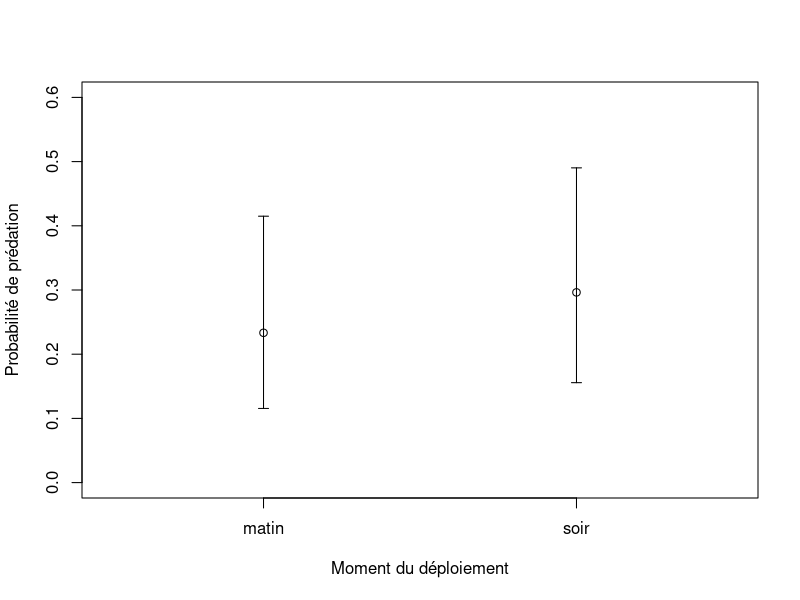
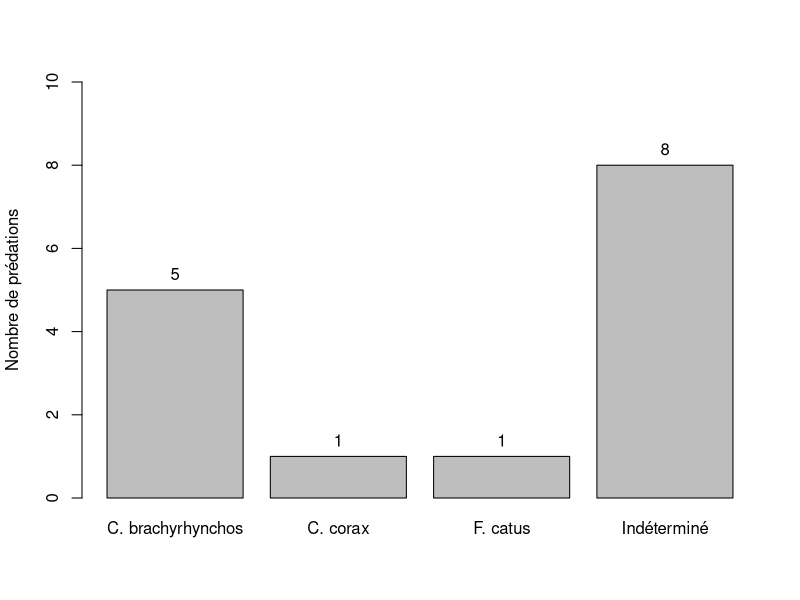
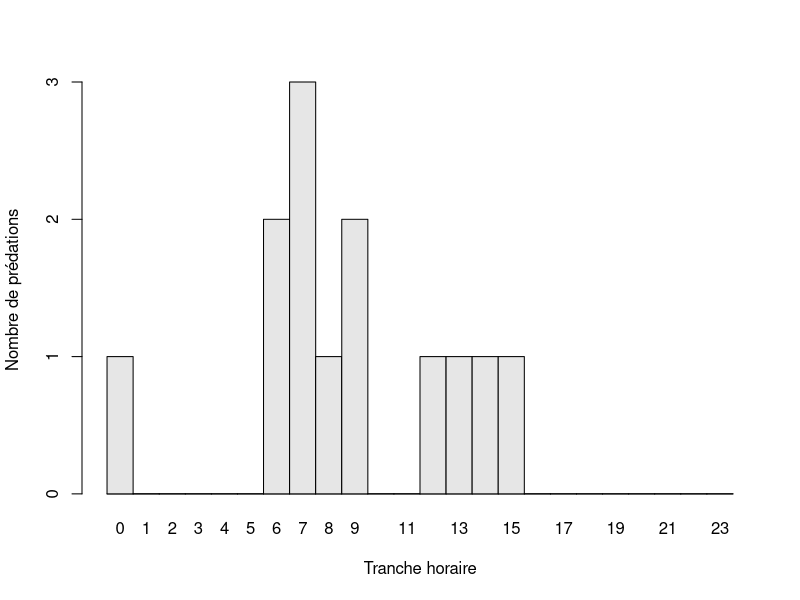

These figures' R source, in order:

setwd("/home/robes1/CONTRAT_ULAVAL/R8751/data/clean/mortalite_routiere_2025")

library(lme4)

persi_2025 <- read.csv("clean_persistance_2025.csv", header = TRUE, sep = ",")

length(unique(persi_2025$tr))
nrow(persi_2025)

table(persi_2025$tr)

# Figure pour le moment de la prédation

persi_2025$moment <- factor(ifelse(as.integer(substr(persi_2025$heure1, 1, 2)) < 12, "matin", "soir"))

length(unique(persi_2025$tr))

mod_persi25 <- glmer(conso ~ moment + (1 | tr), family = binomial, data = persi_2025)

X <- model.matrix(~ moment, data.frame(moment = factor(c("matin", "soir"))))
fit <- as.vector(X %*% fixef(mod_persi25))
se <- sqrt(diag(X %*% as.matrix(vcov(mod_persi25)) %*% t(X)))

est <- plogis(fit)
inf <- plogis(fit - 1.96 * se)
sup <- plogis(fit + 1.96 * se)

png("/home/robes1/CONTRAT_ULAVAL/R8751/output/graphique/resultats/mortalite_routiere_2025/periode_persi_2025.png", 
    width = 8, height = 6, units = "in", res = 600)


plot(1:2, est, ylim = c(0, 0.6), xlim = c(0.5, 2.5), xaxt = "n",
     xlab = "Moment du déploiement", ylab = "Probabilité de prédation")
axis(1, at = 1:2, labels = c("matin", "soir"))
arrows(1:2, inf, 1:2, sup, angle = 90, code = 3, length = 0.05)

dev.off()

# Figure predateurs

png("/home/robes1/CONTRAT_ULAVAL/R8751/output/graphique/resultats/mortalite_routiere_2025/pred_persi_2025.png", 
    width = 8, height = 6, units = "in", res = 600)

pred_id <- table(persi_2025$id_pred)

bar_pred_id_2025 <- barplot(pred_id,
        ylim = c(0,10), 
        ylab =  "Nombre de prédations",
        names.arg = c("C. brachyrhynchos","C. corax", "F. catus", "Indéterminé"))

text(x = bar_pred_id_2025, y = pred_id, labels = pred_id, pos = 3)
dev.off()

# Figure heure de prédation

persi_2025$tranche <- as.integer(substr(persi_2025$heure_pred,1,2))


pred_tranche <- table(persi_2025$conso, factor(persi_2025$tranche, levels = 0:23))

png("/home/robes1/CONTRAT_ULAVAL/R8751/output/graphique/resultats/mortalite_routiere_2025/tranches_persi_2025.png", 
width = 8, height = 6, units = "in", res = 600)

barplot(pred_tranche, space = 0,
        yaxt="n",
        xlab = "Tranche horaire",
        ylab = "Nombre de prédations")
axis(2, at=0:max(pred_tranche))
dev.off()
